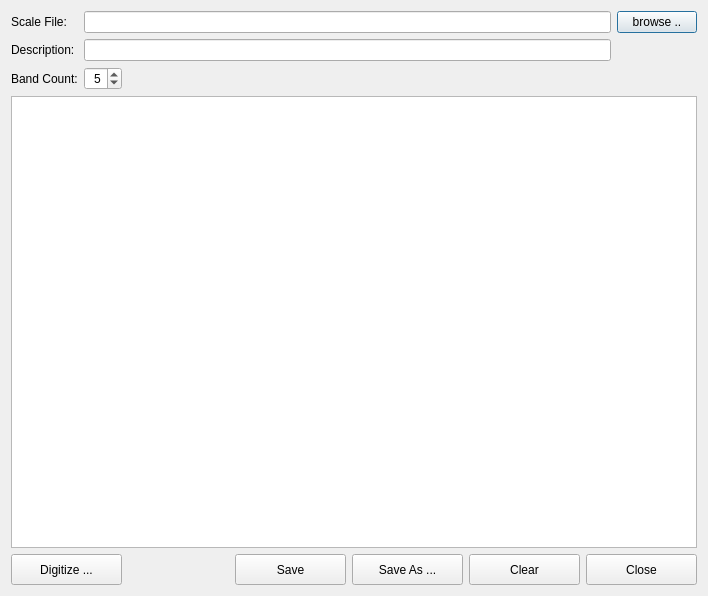
<?xml version="1.0" encoding="UTF-8"?>
<ui version="4.0">
 <class>ScaleColorDlg</class>
 <widget class="QDialog" name="ScaleColorDlg">
  <property name="windowModality">
   <enum>Qt::NonModal</enum>
  </property>
  <property name="geometry">
   <rect>
    <x>0</x>
    <y>0</y>
    <width>708</width>
    <height>596</height>
   </rect>
  </property>
  <property name="sizePolicy">
   <sizepolicy hsizetype="Fixed" vsizetype="Fixed">
    <horstretch>0</horstretch>
    <verstretch>0</verstretch>
   </sizepolicy>
  </property>
  <property name="windowTitle">
   <string>Edit Color Scales</string>
  </property>
  <property name="modal">
   <bool>true</bool>
  </property>
  <layout class="QGridLayout" name="gridLayout">
   <item row="0" column="0">
    <widget class="QLabel" name="label_2">
     <property name="text">
      <string>Scale File:</string>
     </property>
    </widget>
   </item>
   <item row="0" column="1" colspan="6">
    <widget class="QLineEdit" name="txtScaleFile"/>
   </item>
   <item row="0" column="7">
    <widget class="QPushButton" name="cmdScaleFile">
     <property name="text">
      <string>browse ..</string>
     </property>
    </widget>
   </item>
   <item row="1" column="0">
    <widget class="QLabel" name="label_4">
     <property name="text">
      <string>Description:</string>
     </property>
    </widget>
   </item>
   <item row="1" column="1" colspan="6">
    <widget class="QLineEdit" name="txtScaleDesc"/>
   </item>
   <item row="2" column="0">
    <widget class="QLabel" name="label_3">
     <property name="text">
      <string>Band Count:</string>
     </property>
    </widget>
   </item>
   <item row="3" column="0" colspan="8">
    <widget class="ScaleColorWidget" name="graphicsViewScale">
     <property name="verticalScrollBarPolicy">
      <enum>Qt::ScrollBarAlwaysOff</enum>
     </property>
     <property name="horizontalScrollBarPolicy">
      <enum>Qt::ScrollBarAlwaysOff</enum>
     </property>
    </widget>
   </item>
   <item row="4" column="0" colspan="2">
    <widget class="QPushButton" name="cmdDigitize">
     <property name="sizePolicy">
      <sizepolicy hsizetype="Fixed" vsizetype="Fixed">
       <horstretch>0</horstretch>
       <verstretch>0</verstretch>
      </sizepolicy>
     </property>
     <property name="minimumSize">
      <size>
       <width>111</width>
       <height>31</height>
      </size>
     </property>
     <property name="maximumSize">
      <size>
       <width>111</width>
       <height>31</height>
      </size>
     </property>
     <property name="text">
      <string>Digitize ...</string>
     </property>
    </widget>
   </item>
   <item row="4" column="2">
    <spacer name="horizontalSpacer">
     <property name="orientation">
      <enum>Qt::Horizontal</enum>
     </property>
     <property name="sizeHint" stdset="0">
      <size>
       <width>40</width>
       <height>20</height>
      </size>
     </property>
    </spacer>
   </item>
   <item row="4" column="3">
    <widget class="QPushButton" name="cmdSave">
     <property name="sizePolicy">
      <sizepolicy hsizetype="Fixed" vsizetype="Fixed">
       <horstretch>0</horstretch>
       <verstretch>0</verstretch>
      </sizepolicy>
     </property>
     <property name="minimumSize">
      <size>
       <width>111</width>
       <height>31</height>
      </size>
     </property>
     <property name="maximumSize">
      <size>
       <width>111</width>
       <height>31</height>
      </size>
     </property>
     <property name="text">
      <string>Save</string>
     </property>
    </widget>
   </item>
   <item row="4" column="4">
    <widget class="QPushButton" name="cmdSaveAs">
     <property name="sizePolicy">
      <sizepolicy hsizetype="Fixed" vsizetype="Fixed">
       <horstretch>0</horstretch>
       <verstretch>0</verstretch>
      </sizepolicy>
     </property>
     <property name="minimumSize">
      <size>
       <width>111</width>
       <height>31</height>
      </size>
     </property>
     <property name="maximumSize">
      <size>
       <width>111</width>
       <height>31</height>
      </size>
     </property>
     <property name="text">
      <string>Save As ...</string>
     </property>
    </widget>
   </item>
   <item row="4" column="5">
    <widget class="QPushButton" name="cmdClear">
     <property name="sizePolicy">
      <sizepolicy hsizetype="Fixed" vsizetype="Fixed">
       <horstretch>0</horstretch>
       <verstretch>0</verstretch>
      </sizepolicy>
     </property>
     <property name="minimumSize">
      <size>
       <width>111</width>
       <height>31</height>
      </size>
     </property>
     <property name="maximumSize">
      <size>
       <width>111</width>
       <height>31</height>
      </size>
     </property>
     <property name="text">
      <string>Clear</string>
     </property>
    </widget>
   </item>
   <item row="4" column="6" colspan="2">
    <widget class="QPushButton" name="cmdClose">
     <property name="sizePolicy">
      <sizepolicy hsizetype="Fixed" vsizetype="Fixed">
       <horstretch>0</horstretch>
       <verstretch>0</verstretch>
      </sizepolicy>
     </property>
     <property name="minimumSize">
      <size>
       <width>111</width>
       <height>31</height>
      </size>
     </property>
     <property name="maximumSize">
      <size>
       <width>111</width>
       <height>31</height>
      </size>
     </property>
     <property name="text">
      <string>Close</string>
     </property>
    </widget>
   </item>
   <item row="2" column="1">
    <widget class="QSpinBox" name="spinBandCount">
     <property name="alignment">
      <set>Qt::AlignRight|Qt::AlignTrailing|Qt::AlignVCenter</set>
     </property>
     <property name="minimum">
      <number>3</number>
     </property>
     <property name="maximum">
      <number>9</number>
     </property>
     <property name="value">
      <number>5</number>
     </property>
    </widget>
   </item>
  </layout>
 </widget>
 <customwidgets>
  <customwidget>
   <class>ScaleColorWidget</class>
   <extends>QGraphicsView</extends>
   <header location="global">scalecolorwidget.h</header>
  </customwidget>
 </customwidgets>
 <tabstops>
  <tabstop>txtScaleFile</tabstop>
  <tabstop>cmdScaleFile</tabstop>
  <tabstop>txtScaleDesc</tabstop>
  <tabstop>spinBandCount</tabstop>
  <tabstop>graphicsViewScale</tabstop>
  <tabstop>cmdDigitize</tabstop>
  <tabstop>cmdSave</tabstop>
  <tabstop>cmdSaveAs</tabstop>
  <tabstop>cmdClear</tabstop>
  <tabstop>cmdClose</tabstop>
 </tabstops>
 <resources/>
 <connections/>
</ui>
